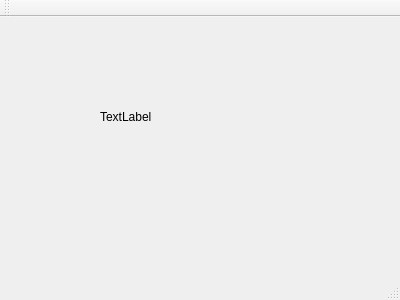
<?xml version="1.0" encoding="UTF-8"?>
<ui version="4.0">
 <class>MainWindow</class>
 <widget class="QMainWindow" name="MainWindow">
  <property name="geometry">
   <rect>
    <x>0</x>
    <y>0</y>
    <width>400</width>
    <height>300</height>
   </rect>
  </property>
  <property name="windowTitle">
   <string>MainWindow</string>
  </property>
  <widget class="QWidget" name="centralWidget">
   <widget class="QLabel" name="label">
    <property name="geometry">
     <rect>
      <x>100</x>
      <y>50</y>
      <width>150</width>
      <height>100</height>
     </rect>
    </property>
    <property name="text">
     <string>TextLabel</string>
    </property>
   </widget>
  </widget>
  <widget class="QMenuBar" name="menuBar">
   <property name="geometry">
    <rect>
     <x>0</x>
     <y>0</y>
     <width>400</width>
     <height>25</height>
    </rect>
   </property>
  </widget>
  <widget class="QToolBar" name="mainToolBar">
   <attribute name="toolBarArea">
    <enum>TopToolBarArea</enum>
   </attribute>
   <attribute name="toolBarBreak">
    <bool>false</bool>
   </attribute>
  </widget>
  <widget class="QStatusBar" name="statusBar"/>
 </widget>
 <layoutdefault spacing="6" margin="11"/>
 <resources/>
 <connections/>
</ui>
